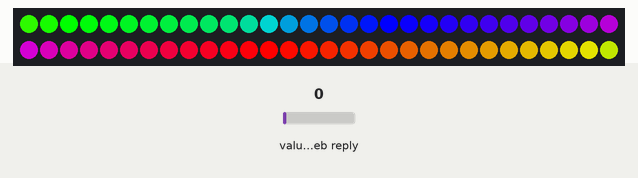
Recording of a sketch running on a simulated ESP32. On the bench: 60 RGB LEDs in strip order, left to right, continuing on the next row. The inputs (shaded band) are chosen by the test bench; at power-on: value in the web reply 0. WiFi joins after 1.5 s; servers stay silent unless stated; web services answer with replies made up by the test bench; what the sketch prints to the serial monitor is not drawn.

Above: at 0.7 s.
At 1.6 s:
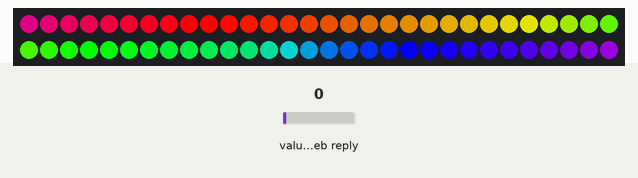
At 2.2 s:
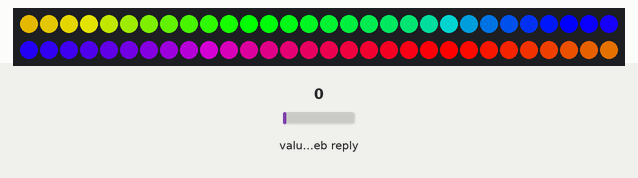
At 2.8 s:
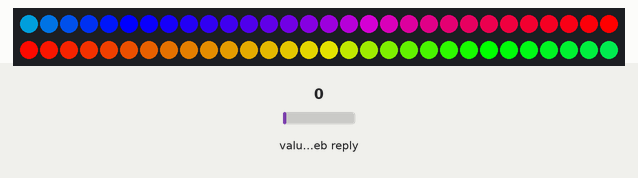
At 3.6 s:
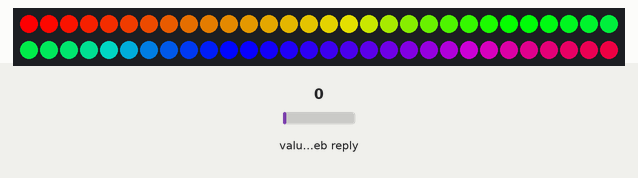

The sketch:

ThingSpeakLight.ino
```cpp
/*
    Cheerlight, retrieves the last tweeted color from cheerlight and displays it on a LED strip.
*/

#include <Arduino.h>

#include <ThingSpeak.h>
#include <WiFi.h>
#include <FastLED.h>

#include "secrets.h"

#define NUM_LEDS    60
#define LED_PIN     4

static WiFiClient client;
static CRGB leds[NUM_LEDS];

static const String colorName[] =
    { "none", "red", "pink", "green", "blue", "cyan", "white", "warmwhite", "oldlace", "purple",
    "magenta", "yellow", "orange"
};

// Map of RGB values for each of the Cheerlight color names
static const int colorRGB[][3] = { 0, 0, 0,   // "none"
    255, 0, 0,                  // "red"
    255, 192, 203,              // "pink"
    0, 255, 0,                  // "green"
    0, 0, 255,                  // "blue"
    0, 255, 255,                // "cyan",
    255, 50, 100,               // "white",
    255, 30, 10,                // "warmwhite",
    255, 30, 10,                // "oldlace",
    128, 0, 25,                 // "purple",
    255, 0, 50,                 // "magenta",
    255, 100, 0,                // "yellow",
    255, 10, 0,
};                              // "orange"

static void colorWipe(CRGB color, int wait)
{
    for (int i = 0; i < NUM_LEDS; i++) {
        leds[i] = color;
        FastLED.show();
        delay(wait);
    }
}

void setColor(String color)
{
    for (int iColor = 0; iColor <= 12; iColor++) {
        if (color == colorName[iColor]) {
            int r = colorRGB[iColor][0];
            int g = colorRGB[iColor][1];
            int b = colorRGB[iColor][2];
            colorWipe(CRGB(r, g, b), 50);
            return;
        }
    }
}

void setup(void)
{
    Serial.begin(115200);

    WiFi.begin(SECRET_SSID, SECRET_PASS);
    ThingSpeak.begin(client);

    FastLED.addLeds < WS2811, LED_PIN, BRG > (leds, NUM_LEDS);

    // startup animation
    for (int i = 0; i < 512; i++) {
        for (int l = 0; l < NUM_LEDS; l++) {
            leds[l] = CHSV(i + 4 * l, 255, 255);
        }
        FastLED.show();
        delay(5);
    }
}

void loop(void)
{
    String color = ThingSpeak.readStringField(1417, 1);

    // Check the status of the read operation to see if it was successful
    int statusCode = ThingSpeak.getLastReadStatus();
    if (statusCode == 200) {
        Serial.println("Counter: " + color);
        setColor(color);
    } else {
        Serial.println("Problem reading channel. HTTP error code " + String(statusCode));
    }

    delay(10000);
}
```

secrets.h
```cpp
#define SECRET_SSID    "NurdSpace"
#define SECRET_PASS    "<vul hier wat in>"

#define SECRET_READ_APIKEY_COUNTER "SODG0O2UZVGKWAWG"   //API Key for Test channel
```
